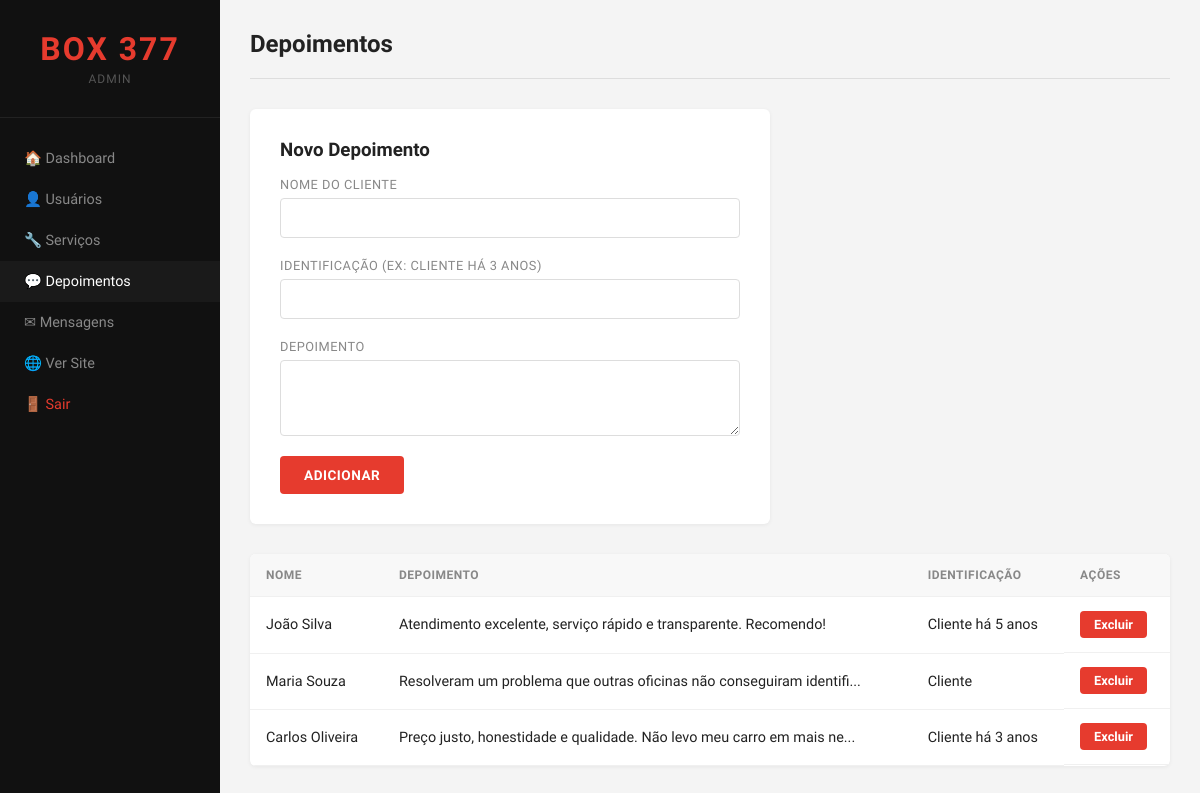
The app's page /admin/depoimentos.php (signed in) with its own data.
### tables this page shows
CREATE TABLE IF NOT EXISTS depoimentos (
    id      INT AUTO_INCREMENT PRIMARY KEY,
    nome    VARCHAR(100) NOT NULL,
    texto   TEXT NOT NULL,
    cliente VARCHAR(100)
);

### admin/depoimentos.php (the view, shortened to what this page needs)
<?php
require '../includes/conexao.php';
$resultado = mysqli_query($conn, "SELECT * FROM depoimentos");
?>
<!DOCTYPE html>
<html lang="pt-br">
<head>
    <link rel="stylesheet" href="../css/admin.css">
</head>
<body>
<div class="admin-layout">
    <aside class="sidebar">
        <div class="sidebar-logo"><h2>BOX 377</h2><span>Admin</span></div>
        <nav class="sidebar-nav">
            <a href="painel.php">🏠 Dashboard</a>
            <a href="usuarios.php">👤 Usuários</a>
            <a href="servicos.php">🔧 Serviços</a>
            <a href="depoimentos.php" class="ativo">💬 Depoimentos</a>
            <a href="mensagens.php">✉ Mensagens</a>
            <a href="../index.php" target="_blank">🌐 Ver Site</a>
            <a href="logout.php" class="logout">🚪 Sair</a>
        </nav>
    </aside>
    <main class="admin-main">
        <header class="admin-header">
            <h2>Depoimentos</h2>
        </header>
        <div class="form-admin" style="margin-bottom:30px;">
            <h3 style="margin-bottom:16px;">Novo Depoimento</h3>
            <form action="" method="post">
                <div class="campo">
                    <label>Nome do Cliente</label>
                    <input type="text" name="nome" required>
                </div>
                <div class="campo">
                    <label>Identificação (ex: Cliente há 3 anos)</label>
                    <input type="text" name="cliente">
                </div>
                <div class="campo">
                    <label>Depoimento</label>
                    <textarea name="texto" rows="3" style="padding:10px;border:1px solid #ddd;border-radius:4px;font-family:inherit;font-size:0.95rem;" required></textarea>
                </div>
                <div class="form-botoes">
                    <input type="submit" name="salvar" value="ADICIONAR">
                </div>
            </form>
        </div>
        <table class="tabela-admin">
            <thead>
                <tr>
                    <th>Nome</th>
                    <th>Depoimento</th>
                    <th>Identificação</th>
                    <th>Ações</th>
                </tr>
            </thead>
            <tbody>
                <?php while ($d = mysqli_fetch_assoc($resultado)): ?>
                <tr>
                    <td><?php echo $d['nome']; ?></td>
                    <td><?php echo mb_strimwidth($d['texto'], 0, 70, '...'); ?></td>
                    <td><?php echo $d['cliente']; ?></td>
                    <td class="acoes">
                        <a href="depoimentos.php?excluir=<?php echo $d['id']; ?>" class="btn-excluir"
                           onclick="return confirm('Excluir este depoimento?')">Excluir</a>
                    </td>
                </tr>
                <?php endwhile; ?>
            </tbody>
        </table>
    </main>
</div>
</body>
</html>

### css/admin.css (style rules this page uses)
* { margin: 0; padding: 0; box-sizing: border-box; }
body { font-family: 'Hanken Grotesk', sans-serif; background-color: #f4f4f4; color: #222; }
.admin-layout { display: flex; min-height: 100vh; }
.sidebar { width: 220px; background-color: #111; display: flex; flex-direction: column; padding: 30px 0; flex-shrink: 0; }
.sidebar-logo { text-align: center; padding: 0 20px 30px; border-bottom: 1px solid #222; }
.sidebar-logo h2 { font-family: 'Sora', sans-serif; font-size: 2rem; font-weight: 800; color: #e63b2e; letter-spacing: 2px; }
.sidebar-logo span { color: #555; font-size: 0.75rem; text-transform: uppercase; letter-spacing: 1px; }
.sidebar-nav { display: flex; flex-direction: column; margin-top: 20px; }
.sidebar-nav a { color: #888; text-decoration: none; padding: 12px 24px; font-size: 0.9rem; transition: background-color 0.2s, color 0.2s; }
.sidebar-nav a:hover, .sidebar-nav a.ativo { background-color: #1a1a1a; color: #fff; }
.sidebar-nav a.logout { margin-top: auto; color: #e63b2e; }
.admin-main { flex: 1; padding: 30px; }
.admin-header { display: flex; justify-content: space-between; align-items: center; margin-bottom: 30px; padding-bottom: 20px; border-bottom: 1px solid #ddd; }
.admin-header h2 { font-family: 'Sora', sans-serif; font-size: 1.5rem; font-weight: 700; }
.tabela-admin { width: 100%; border-collapse: collapse; background-color: #fff; border-radius: 6px; overflow: hidden; box-shadow: 0 1px 4px rgba(0,0,0,0.06); }
.tabela-admin thead { background-color: #f8f8f8; }
.tabela-admin th, .tabela-admin td { padding: 14px 16px; text-align: left; border-bottom: 1px solid #f0f0f0; font-size: 0.9rem; }
.tabela-admin th { color: #888; font-weight: 600; text-transform: uppercase; font-size: 0.75rem; letter-spacing: 0.5px; }
.acoes { display: flex; gap: 8px; }
.btn-editar, .btn-excluir { text-decoration: none; padding: 6px 14px; border-radius: 4px; font-size: 0.8rem; font-weight: 600; }
.btn-excluir { background-color: #e63b2e; color: #fff; }
.form-admin { background-color: #fff; border-radius: 6px; padding: 30px; max-width: 520px; box-shadow: 0 1px 4px rgba(0,0,0,0.06); }
.campo { margin-bottom: 20px; display: flex; flex-direction: column; gap: 6px; }
.campo label { color: #888; font-size: 0.8rem; text-transform: uppercase; letter-spacing: 0.5px; }
.campo input[type="text"], .campo input[type="email"], .campo input[type="password"], .campo input[type="file"] { padding: 10px 12px; border: 1px solid #ddd; border-radius: 4px; font-family: 'Hanken Grotesk', sans-serif; font-size: 0.95rem; color: #222; transition: border-color 0.2s; }
.form-botoes { display: flex; align-items: center; gap: 16px; margin-top: 8px; }
.form-botoes input[type="submit"] { background-color: #e63b2e; color: #fff; border: none; border-radius: 4px; padding: 11px 24px; font-family: 'Sora', sans-serif; font-size: 0.85rem; font-weight: 700; letter-spacing: 0.5px; cursor: pointer; transition: background-color 0.2s; }

### records on screen
depoimentos: nome "João Silva", texto "Atendimento excelente, serviço rápido e transparente. Recomendo!", cliente "Cliente há 5 anos"
depoimentos: nome "Maria Souza", texto "Resolveram um problema que outras oficinas não conseguiram identifi...", cliente "Cliente"
depoimentos: nome "Carlos Oliveira", texto "Preço justo, honestidade e qualidade. Não levo meu carro em mais ne...", cliente "Cliente há 3 anos"
